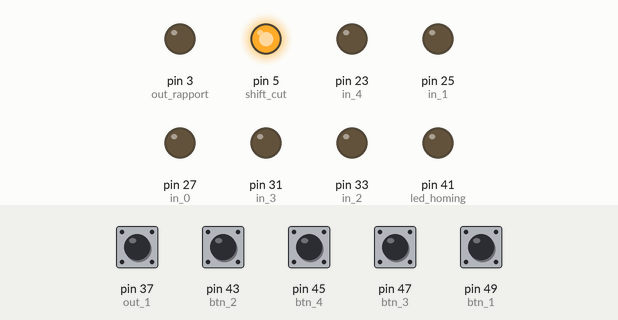
The sketch below on a simulated Arduino Mega 2560, built with avr-gcc and run on an emulated ATmega2560. On the bench: output pins drawn as LEDs (lit = HIGH). Inputs (shaded band) come from the test bench; at power-on: pin 37 (out_1), pin 43 (btn_2), pin 45 (btn_4), pin 47 (btn_3), pin 49 (btn_1) HIGH. What the sketch prints to the serial monitor is not drawn.

Above: at 1.2 s.
1.3 s: pin 45 (btn_4) pulled LOW for 0.15 s
At 2.5 s:
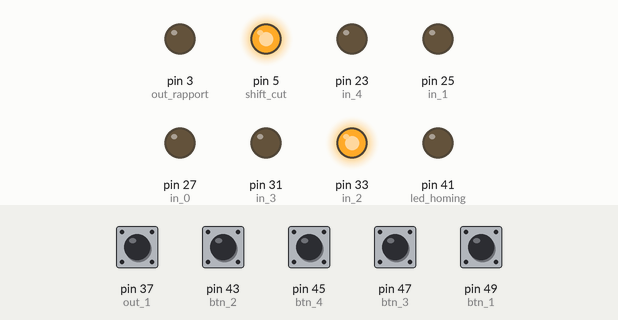
2.9 s: pin 43 (btn_2) pulled LOW for 0.15 s
At 3.9 s:
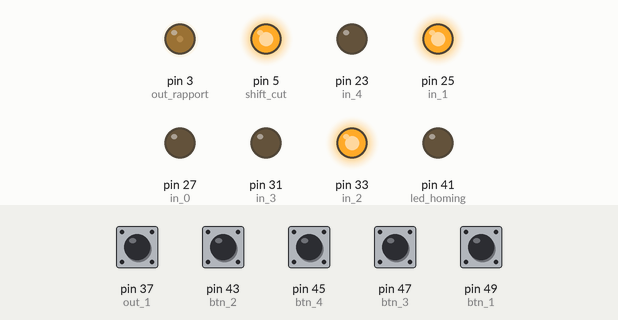
4.7 s: pin 47 (btn_3) pulled LOW for 0.15 s
At 5.1 s:
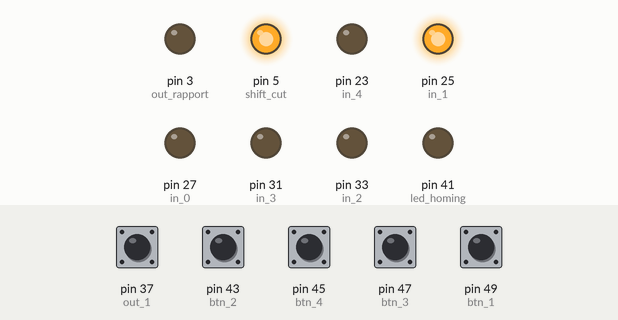
6.3 s: pin 45 (btn_4) pulled LOW for 1 s
At 7.5 s:
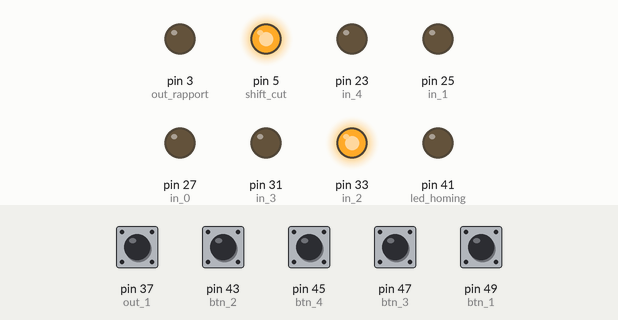
8.8 s: pin 43 (btn_2) pulled LOW for 1 s
At 9.0 s:
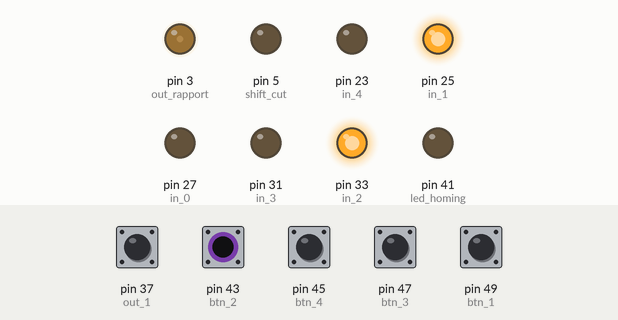
11.3 s: pin 43 (btn_2) pulled LOW for 0.15 s
At 12.8 s:
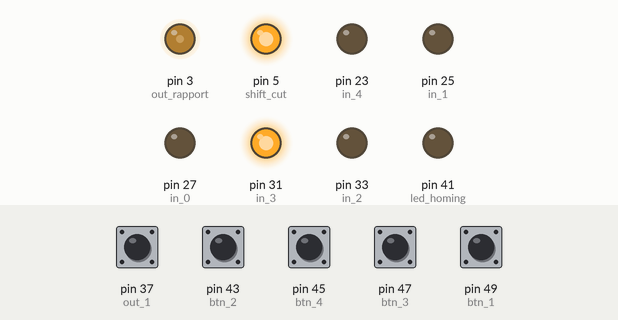
Timing chart, 0 to 14.2 s (numbered marks = the images above; inputs shaded):
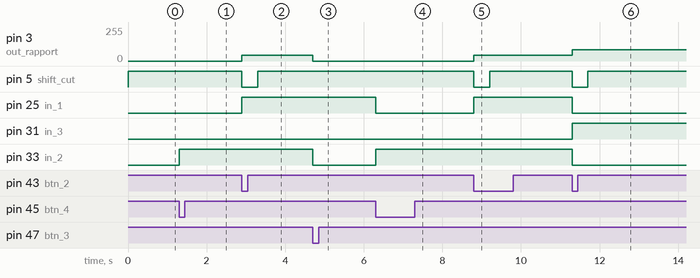

The sketch:

carte2.ino
```cpp
//ATOMIX Monitoring Carte 2

//--------------  assignation des pins  ------------------
const int btn_1 = 49;
const int btn_2 = 43;
const int btn_3 = 47;
const int btn_4 = 45;
const int led_homing = 41;
const int GND_1 = 39;

const int in_0 = 27;
const int in_1 = 25;
const int in_2 = 33;
const int in_3 = 31;
const int in_4 = 23;
const int out_1 = 37;
const int out_2 = 29;
const int GND_2 = 35;

const int out_rapport = 3;
const int shift_cut = 5;

//-------------------  données calcul  ----------------
boolean etat_btn_1;
boolean etat_btn_1_prec;
boolean etat_btn_2;
boolean etat_btn_2_prec;
boolean etat_btn_3;
boolean etat_btn_3_prec;
boolean etat_btn_4;
boolean etat_btn_4_prec;
boolean led_clignotante;
boolean led_force;
boolean homed;
boolean error;
long date_clignotement;
long date_coupure;
int delai_clignotement = 200;
int temps_coupure = 400;
const long refresh_can = 250;

//--------------------  variables stockage  -------------------

int id;
int rapport_recherche;
int rapport_engage;
boolean positions[16][4];
long temps_can;

int regime;
int rapport = 3;

//initialisation Canbus
#include <SPI.h>
#include "mcp_can.h"
MCP_CAN CAN(53);

unsigned char Flag_Recv = 0;
unsigned char len = 0; //à vérifier
unsigned char buf[8];
char str[20];

//variables mixou

void setup() {
  Serial.begin(115200);

    //initialisation canbus

START_INIT:
  if(CAN_OK == CAN.begin(CAN_1000KBPS))
  {
    Serial.println("CAN BUS Shield init ok!");
  }
  else
  {
    Serial.println("CAN BUS Shield init fail");
    Serial.println("Init CAN BUS Shield again");
    delay(100);
    goto START_INIT;
  }

date_clignotement = millis();
  led_clignotante = true;
  led_force = false;
  homed = false;
  error = false;

  rapport_recherche = 0;
  rapport_engage = rapport_recherche;

  pinMode(btn_1, INPUT);
  pinMode(btn_2, INPUT);
  pinMode(btn_3, INPUT);
  pinMode(btn_4, INPUT);
  pinMode(led_homing, OUTPUT);
  pinMode(GND_1, OUTPUT);

  digitalWrite(btn_1, HIGH);
  digitalWrite(btn_2, HIGH);
  digitalWrite(btn_3, HIGH);
  digitalWrite(btn_4, HIGH);
  digitalWrite(led_homing, LOW);
  digitalWrite(GND_1, LOW);

  pinMode(in_0, OUTPUT);
  pinMode(in_1, OUTPUT);
  pinMode(in_2, OUTPUT);
  pinMode(in_3, OUTPUT);
  pinMode(in_4, OUTPUT);
  pinMode(out_1, INPUT);
  pinMode(out_2, INPUT);
  pinMode(GND_2, OUTPUT);

  digitalWrite(in_0, LOW);
  digitalWrite(in_1, LOW);
  digitalWrite(in_2, LOW);
  digitalWrite(in_3, LOW);
  digitalWrite(in_4, LOW);
  digitalWrite(GND_2, LOW);

  pinMode(out_rapport, OUTPUT);

  pinMode(shift_cut, OUTPUT);
  digitalWrite(shift_cut, HIGH);


  etat_btn_1_prec = HIGH;
  etat_btn_2_prec = HIGH;

  positions[0][0] = 0;
  positions[0][1] = 0;
  positions[0][2] = 0;
  positions[0][3] = 0;

  positions[1][0] = 1;
  positions[1][1] = 0;
  positions[1][2] = 0;
  positions[1][3] = 0;

  positions[2][0] = 0;
  positions[2][1] = 1;
  positions[2][2] = 0;
  positions[2][3] = 0;

  positions[3][0] = 1;
  positions[3][1] = 1;
  positions[3][2] = 0;
  positions[3][3] = 0;

  positions[4][0] = 0;
  positions[4][1] = 0;
  positions[4][2] = 1;
  positions[4][3] = 0;

  positions[5][0] = 1;
  positions[5][1] = 0;
  positions[5][2] = 1;
  positions[5][3] = 0;

  positions[6][0] = 0;
  positions[6][1] = 1;
  positions[6][2] = 1;
  positions[6][3] = 0;

  positions[7][0] = 1;
  positions[7][1] = 1;
  positions[7][2] = 1;
  positions[7][3] = 0;

  positions[8][0] = 0;
  positions[8][1] = 0;
  positions[8][2] = 0;
  positions[8][3] = 1;

  positions[9][0] = 1;
  positions[9][1] = 0;
  positions[9][2] = 0;
  positions[9][3] = 1;

  positions[10][0] = 0;
  positions[10][1] = 1;
  positions[10][2] = 0;
  positions[10][3] = 1;

  positions[11][0] = 1;
  positions[11][1] = 1;
  positions[11][2] = 0;
  positions[11][3] = 1;

  positions[12][0] = 0;
  positions[12][1] = 0;
  positions[12][2] = 1;
  positions[12][3] = 1;

  positions[13][0] = 1;
  positions[13][1] = 0;
  positions[13][2] = 1;
  positions[13][3] = 1;

  positions[14][0] = 0;
  positions[14][1] = 1;
  positions[14][2] = 1;
  positions[14][3] = 1;

  positions[15][0] = 1;
  positions[15][1] = 1;
  positions[15][2] = 1;
  positions[15][3] = 1;

}


//-----------------------------------------------
//-------------------  Loop ---------------------

void loop() {

etat_btn_1 = digitalRead(btn_1);

  if(etat_btn_1 != etat_btn_1_prec)
  {
    if(!etat_btn_1)
    {
      action_btn_1();
      Serial.write("bouton 1");
    }
    etat_btn_1_prec = !etat_btn_1_prec;
  }

  etat_btn_2 = digitalRead(btn_2);

  if(etat_btn_2 != etat_btn_2_prec)
  {
    if(!etat_btn_2)
    {
      action_btn_2();
      Serial.write("bouton 2");
    }
    etat_btn_2_prec = !etat_btn_2_prec;
  }

  etat_btn_3 = digitalRead(btn_3);

  if(etat_btn_3 != etat_btn_3_prec)
  {
    if(!etat_btn_3)
    {
      action_btn_3();
      Serial.write("bouton 3");
    }
    etat_btn_3_prec = !etat_btn_3_prec;
  }

  etat_btn_4 = digitalRead(btn_4);

  if(etat_btn_4 != etat_btn_4_prec)
  {
    if(!etat_btn_4)
    {
      action_btn_4();
      Serial.write("bouton 3");
    }
    etat_btn_4_prec = !etat_btn_4_prec;
  }

  engager_rapport(rapport_recherche);


  if(true) //if(moteur électrique stoppé)
  {
    rapport_engage = rapport_recherche;
  }

  if(!digitalRead(out_1) && !digitalRead(out_2))
  {
    error = true;
    homed = false;
    delai_clignotement = 500;
    led_clignotante = true;
    led_force = false;
  }

  else
  {
    error = false;
    delai_clignotement = 200;
    led_clignotante = false;
    led_force = false;
  }

  analogWrite(out_rapport, max(0, rapport_engage-2)*255/6);

  clignoter_led();

  if(millis() - date_coupure > temps_coupure)
    digitalWrite(shift_cut, HIGH);

//envoyer CANBUS
if(millis()>=temps_can + refresh_can){
unsigned char stmp[8] = {rapport_engage,0,0,0,0,0,0,0};
  // send data:  id = 0x00, standard flame, data len = 8, stmp: data buf
  CAN.sendMsgBuf(20, 0, 8, stmp);
temps_can = millis();
}
}

void clignoter_led()
{

  if(millis() - date_clignotement > delai_clignotement)
    date_clignotement = millis();

  if(millis() - date_clignotement < (delai_clignotement/2) && led_clignotante)
  {
    digitalWrite(led_homing, HIGH);
  }
  else
  {
    if(!led_force)
      digitalWrite(led_homing, LOW);
    else
      digitalWrite(led_homing, HIGH);
  }

}

void engager_rapport(int rapport)
{

  digitalWrite(in_0, LOW);
  digitalWrite(in_1, positions[rapport][0]);
  digitalWrite(in_2, positions[rapport][1]);
  digitalWrite(in_3, positions[rapport][2]);
  digitalWrite(in_4, positions[rapport][3]);

}

void action_btn_1()
{
  if(rapport_recherche > 3)
  {
    rapport_recherche--;
  }
}

void action_btn_2()
{
  if(millis() > 1000)
  {
    if(rapport_recherche < 8 && rapport_recherche > 1)
    {
      rapport_recherche++;
      digitalWrite(shift_cut, LOW);
      date_coupure = millis();
    }
    else if(rapport_recherche == 1)
      rapport_recherche = 3;


  }
}

void action_btn_3()
{
  if(error)
  {
    rapport_recherche = 0;
  }

  else if (!error && millis() > 1000)
  {
    if(rapport_recherche == 1)
    {
      rapport_recherche = 2;
      delay(50);
      rapport_recherche = 1;
    }
    else
      rapport_recherche = 1;
  }

}

void action_btn_4()
{
  rapport_recherche = 2;
}
```

Measured:
- after the input at 1.3 s, pin 33 (in_2): LOW → HIGH at once
- after the input at 2.9 s, pin 3 (out_rapport): 0/255 → 42/255 at once; pin 5 (shift_cut): HIGH → LOW at once, → HIGH 0.40 s later; pin 25 (in_1): LOW → HIGH at once
- after the input at 4.7 s, pin 3 (out_rapport): 42/255 → 0/255 at once; pin 33 (in_2): HIGH → LOW at once
- after the input at 6.3 s, pin 25 (in_1): HIGH → LOW at once; pin 33 (in_2): LOW → HIGH at once
- after the input at 8.8 s, pin 3 (out_rapport): 0/255 → 42/255 at once; pin 5 (shift_cut): HIGH → LOW at once, → HIGH 0.40 s later; pin 25 (in_1): LOW → HIGH at once
- after the input at 11.3 s, pin 3 (out_rapport): 42/255 → 85/255 at once; pin 5 (shift_cut): HIGH → LOW at once, → HIGH 0.40 s later; pin 25 (in_1), pin 33 (in_2): HIGH → LOW at once; pin 31 (in_3): LOW → HIGH at once
